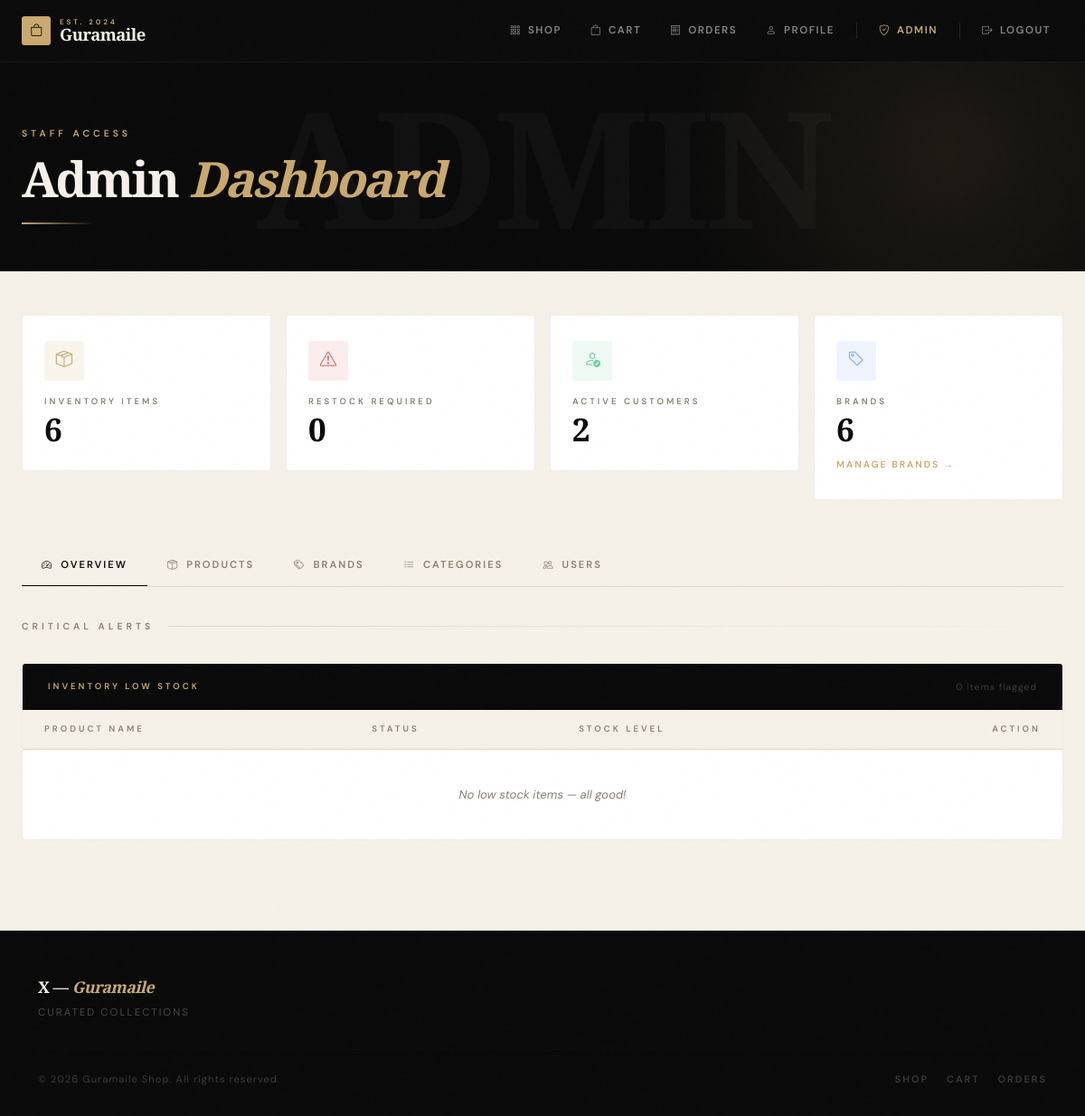
Page /dashboard/ (signed in) on the earlier database version.
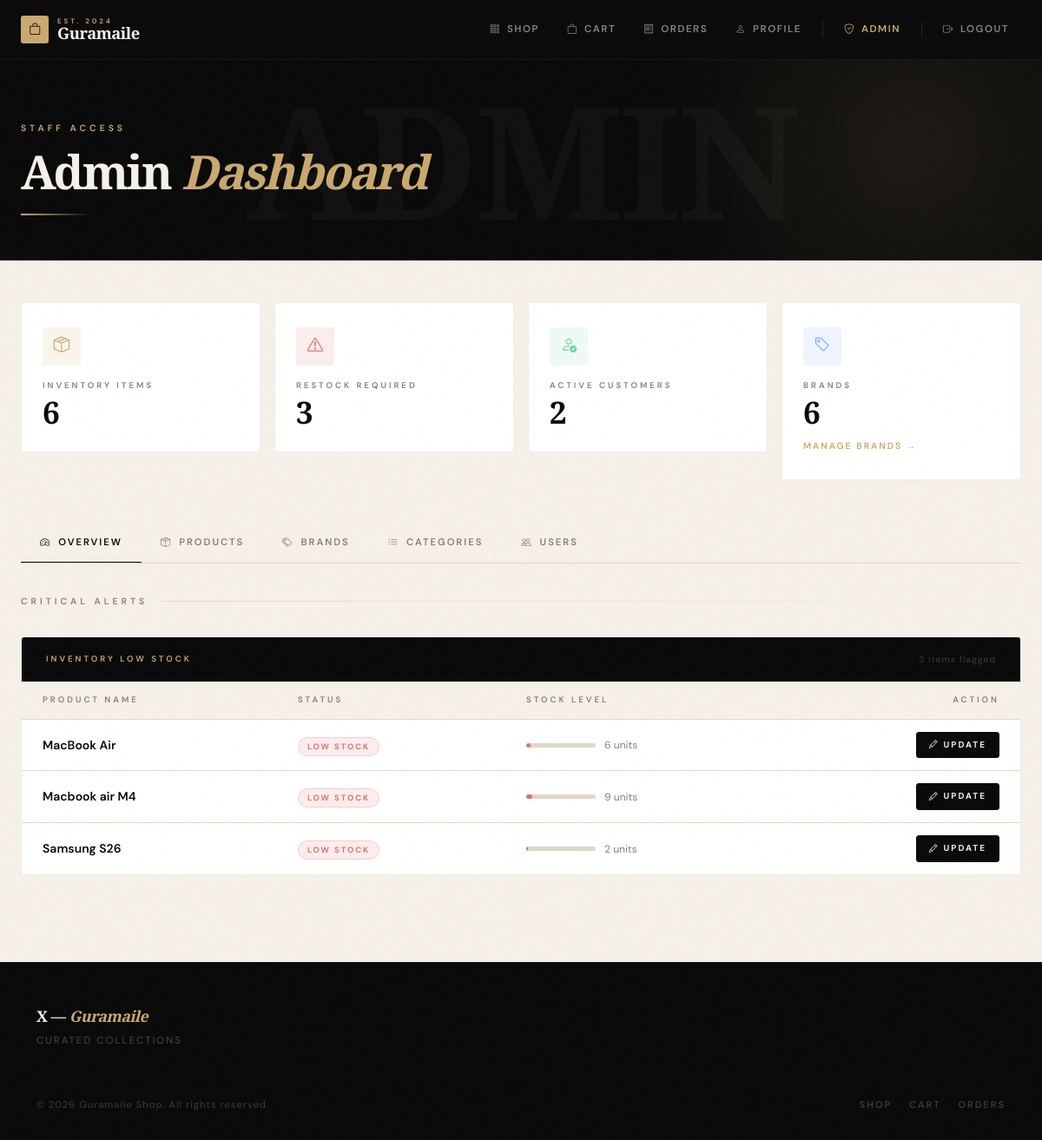
Same page on the later database version.
### shop/models.py (models this page shows, shortened)
class Product(models.Model):
    name = models.CharField(max_length=255)
    short_description = models.CharField(max_length=300, blank=True)
    description = models.TextField()
    price = models.DecimalField(max_digits=10, decimal_places=2)
    stock = models.PositiveIntegerField(default=0)
    sku = models.CharField(max_length=100, blank=True)
    category = models.ForeignKey(Category, on_delete=models.CASCADE, related_name='products')
    brand = models.ForeignKey(Brand, on_delete=models.SET_NULL, null=True, related_name='products')
    image = models.ImageField(upload_to='products/')
    is_active = models.BooleanField(default=True)

### shop/views.py (the view)
# urls.py: path('dashboard/', views.admin_dashboard, name='admin_dashboard'),
@staff_member_required
def admin_dashboard(request):
    total_products = Product.objects.count()
    low_stock_products = Product.objects.filter(stock__lt=10)
    total_users = User.objects.count()
    total_brands = Brand.objects.count()
    products = Product.objects.filter(is_active=True)
    categories = Category.objects.all()
    brands = Brand.objects.all()
    category_form = CategoryForm()
    brand_form = BrandForm()
    from django.contrib.auth.models import User as AuthUser
    from users.forms import AdminUserCreateForm
    users = AuthUser.objects.order_by('id')
    user_form = AdminUserCreateForm()
    context = {
        'total_products': total_products,
        'total_brands': total_brands,
        'low_stock_count': low_stock_products.count(),
        'low_stock_list': low_stock_products[:5], # Show first 5 items
        'total_users': total_users,
        'recent_logs': LogEntry.objects.select_related('user', 'content_type').order_by('-action_time')[:20],
        'products': products,
        'categories': categories,
        'brands': brands,
        'category_form': category_form,
        'brand_form': brand_form,
        'users': users,
        'user_form': user_form,
    }
    return render(request, 'Dashboard/admin_dashboard.html', context)

### shop/templatetags/cart_tags.py (called while the page is built)
@register.simple_tag(takes_context=True)
def cart_item_count(context):
    request = context.get('request')
    if not request:
        return 0
    cart = request.session.get('cart', {})
    try:
        return sum(int(qty) for qty in cart.values())
    except Exception:
        return 0

### shop/templates/Dashboard/admin_dashboard.html (shortened to what the changed rows need)
{% extends "shop/base.html" %}
{% block content %}
<div class="page-header">
    <div class="container-fluid px-4">
        <div class="header-content">
            <h1 class="header-title">Admin <span>Dashboard</span></h1>
        </div>
    </div>
</div>
<div class="dashboard-body">
    <div class="container-fluid px-4">
        <div class="row g-3 mb-5">
            <div class="col-xl-3 col-md-6" style="--i:2">
                <div class="stat-card">
                    <div class="stat-card-icon icon-red"><i class="bi bi-exclamation-triangle"></i></div>
                    <span class="stat-label">Restock Required</span>
                    <div class="stat-value">{{ low_stock_count }}</div>
                </div>
            </div>
        </div>
        <div class="tab-content">
            <div class="tab-pane fade show active" id="dashboard" role="tabpanel">
                <div class="table-panel">
                    <div class="table-panel-head">
                        <span class="table-panel-label">Inventory Low Stock</span>
                        <span style="font-size:0.65rem;color:rgba(255,255,255,0.2);letter-spacing:1px;">{{ low_stock_count }} item{{ low_stock_count|pluralize }} flagged</span>
                    </div>
                    <table class="dash-table">
                        <thead>
                            <tr>
                                <th>Product Name</th>
                                <th>Status</th>
                                <th>Stock Level</th>
                                <th class="text-end">Action</th>
                            </tr>
                        </thead>
                        <tbody>
                            {% for item in low_stock_list %}
                            <tr>
                                <td class="fw-name">{{ item.name }}</td>
                                <td><span class="badge-low-stock">Low Stock</span></td>
                                <td>
                                    <div class="stock-bar-wrap">
                                        <div class="stock-bar">
                                            <div class="stock-bar-fill" style="width: {{ item.stock }}%;"></div>
                                        </div>
                                        <span class="stock-units">{{ item.stock }} units</span>
                                    </div>
                                </td>
                                <td class="text-end">
                                    <a href="{% url 'product_edit_url' item.pk %}" class="btn-dash btn-dash-primary">
                                        <i class="bi bi-pencil"></i> Update
                                    </a>
                                </td>
                            </tr>
                            {% empty %}
                            <tr class="empty-row"><td colspan="4">No low stock items — all good!</td></tr>
                            {% endfor %}
                        </tbody>
                    </table>
                </div>
            </div>
        </div>
    </div>
</div>
{% endblock %}

Differences in the rows shown:
now on this page (row edited): Product: name "MacBook Air", stock "6"
now on this page (row edited): Product: name "Macbook air M4", stock "9"
now on this page (row edited): Product: name "Samsung S26", stock "2"
Other differences:
{{ low_stock_count }}: "0" → "3"
text no longer shown: "No low stock items — all good!"
